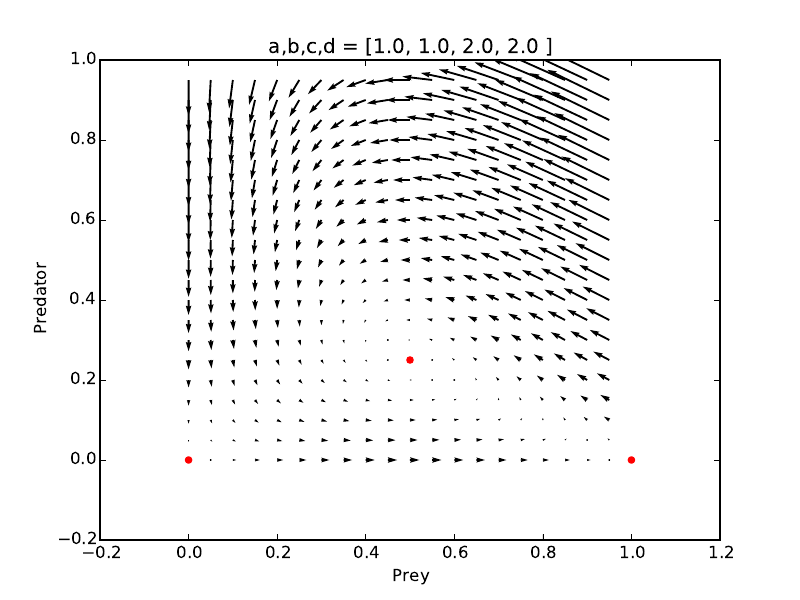

Recreate this plot in Python.
from matplotlib import pyplot as plt
import numpy as np
#import scipy as sc
from scipy.integrate import ode

a = 1.
b = 1.
c = 2.
d = 2.
fixpoints = [[0,0],[1,0],[b/d,a/c-b/(c*d)]]



x0, t0=np.array([0.5,0.7]), 0

def lotka_volterra(t, x):
	return [a*(1-x[0])*x[0]-c*x[0]*x[1], -b*x[1]+d*x[0]*x[1]]

'''def integration(x0):
	f = []
	r = ode(lotka_volterra).set_integrator('dopri5')
	r.set_initial_value(x0,t0)
	t1 = 10
	dt = 0.1
	while r.successful() and r.t+dt < t1:
		f.append(r.integrate(r.t+dt))
		print(r.t, f[-1])
	return f
'''
def loop_over_space():
	vectors = []
	for x in np.arange(0,1, 0.05):
		for y in np.arange(0,1, 0.05):
			vectors.append([[x,y],lotka_volterra(0,[x,y])])
	fig = plt.figure()
	ax = fig.add_subplot(1,1,1)
	ax.set_xlabel('Prey')
	ax.set_ylabel('Predator')
	ax.set_title('a,b,c,d = [%1.1f, %1.1f, %1.1f, %1.1f ]' %(a,b,c,d))
	vectors = np.array(vectors)

	ax.quiver(vectors[:,0, 0],vectors[:,0,1],vectors[:,1,0],vectors[:,1,1])
	for fix in fixpoints:
		print fix
		ax.scatter(fix[0],fix[1], color='r', marker='o')
	plt.savefig('lotka_volterra.pdf')
	plt.close('all')

	fig = plt.figure()
	ax = fig.add_subplot(1,1,1)
	ax.set_xlabel('Prey')
	ax.set_ylabel('Predator')
	ax.set_title('a,b,c,d = [%1.1f, %1.1f, %1.1f, %1.1f ]' %(a,b,c,d))
	ax.streamplot(vectors[:,0, 0],vectors[:,0,1],vectors[:,1,0],vectors[:,1,1])
	for fix in fixpoints:
		print fix
		ax.scatter(fix[0],fix[1], color='r', marker='o')
	plt.show()


loop_over_space()
